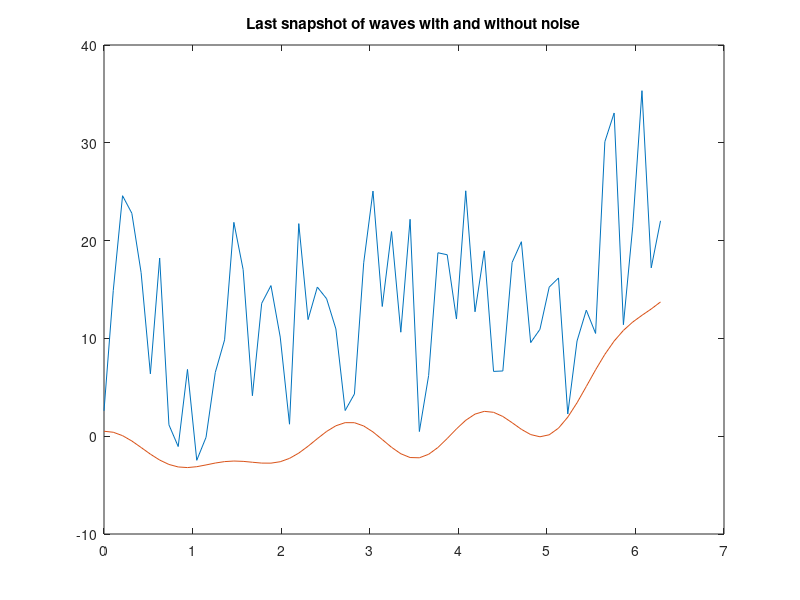
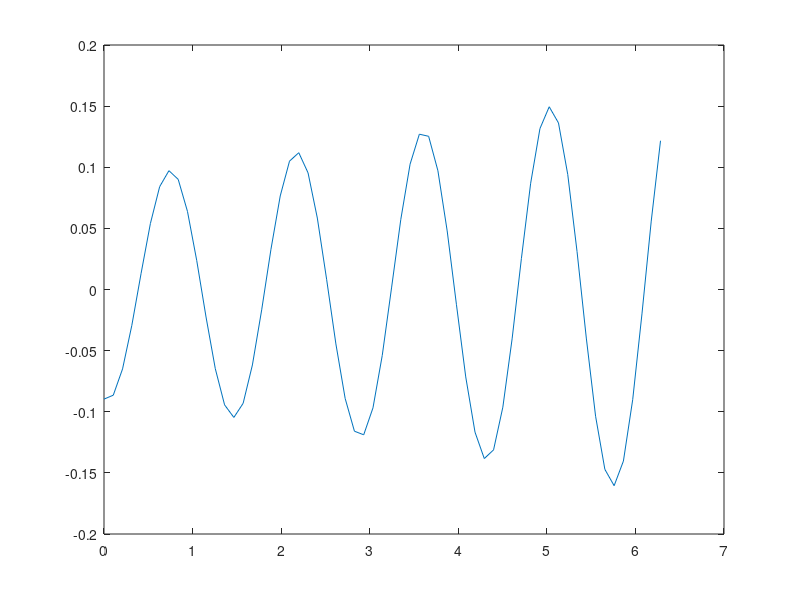

These figures' MATLAB source, in order:

clc 
clear all
close all

%1st Sine Wave
f1 = 0.5; 
w1 = 2*pi*f1;
A1 = 10;

%2nd Sine Wave
f2 = 0.25; 
w2 = 2*pi*f2;
A2 = 5;

%3rd Sine Wave
f3 = 0.7; 
w3 = 2*pi*f3;
A3 = 1;

%4th Sine Wave
f4 = 0.1; 
w4 = 2*pi*f4;
A4 = 0.5;

x = 0:pi/30:2*pi; 
r = 10; %Number of DMD modes
dt = 10; %Sampling Rate
endint = 60; %Span of sampling

%Sampled at 0.1 seconds for endint/dt = 6.2 seconds, while moving 0.1 seconds to the
%right
b = zeros(length(x),endint+1); %No noise parameter
bt = b; %Noise Parameter

noiseSignal = rand(1, endint+1); 
B = 25; %Noise strength

for t = 1:endint+1
 t = t/dt;
 phase1 = t*w1;
 phase2 = t*w2;
 phase3 = t*w3;
 phase4 = t*w4;
 y1 = exp(0.02*x).*sin(w1.*x+phase1);
 y2 = exp(0.2*x).*sin(w2.*x+phase2);
 y3 = exp(0.1*x).*sin(w3.*x+phase3);
 y4 = exp(0.4*x).*sin(w4.*x+phase4);
 b(:,dt*t) = y1(:)+y2(:)+y3(:)+y4(:);
 bt(:,dt*t) = y1(:)+y2(:)+y3(:)+y4(:)+ B*noiseSignal(:);
 %plot(x,y1,x,y2,x,y3,x,y4)
 %pause(0.1)
end

figure(2)
plot(x,bt(:,61),x,b(:,61))
title('Last snapshot of waves with and without noise')

v1 = bt(:,1:end-1);
v2 = bt(:,2:end);

[U,E,W] = svd(v1);    %SVD of v1_n-1

Ut = U(:,1:r); %trims U vector to r modes
Et = E(1:r,1:r); %trims E vector to r modes
Wt = W(:,1:r); %trims W vector to r modes


Sbar = Ut'*v2*Wt*inv(Et); %E is not a square matrix if I sample more x points

[V,D] = eig(Sbar);
eigenvalues = diag(D);
eigenvalues = sort(eigenvalues);


eigenvalues = log(eigenvalues)*dt;

figure(3)
plot(eigenvalues, 'x')
xlabel('Real(omega)')
ylabel('Im(omega)')

reconsig = 0;

for i=1:length(r)
      DMDmode = Ut*V(:,i);
      reconsig = reconsig + real(DMDmode);
end

 plot(x, reconsig)

